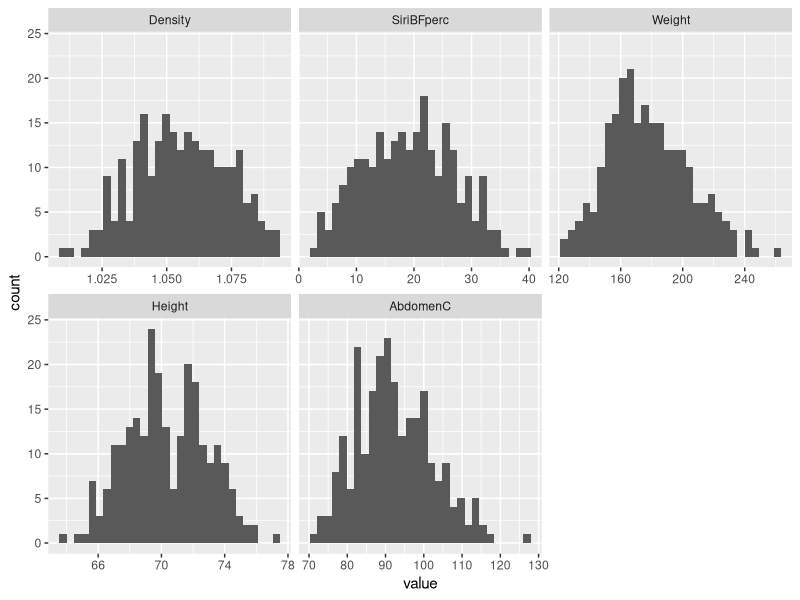
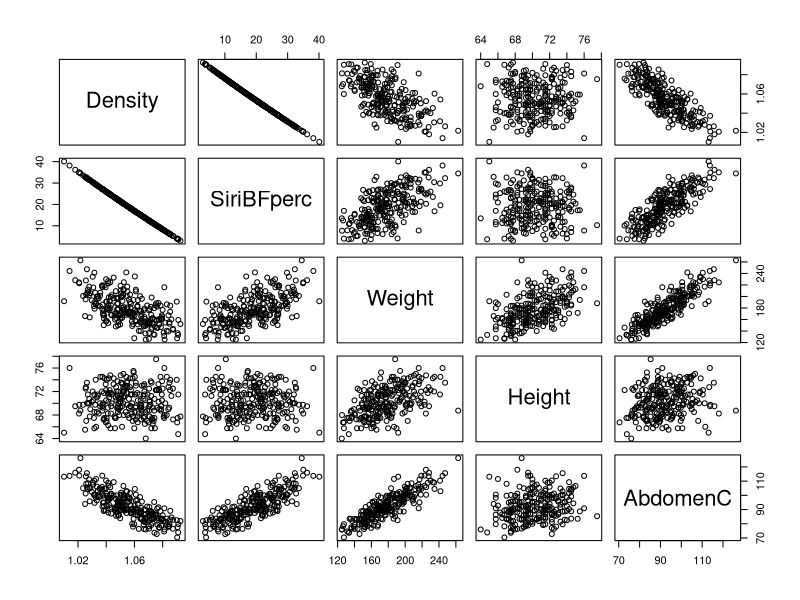

R code for these plots, in order:
####################################################################
#### Setup
####################################################################
## Import needed libraries and data
library(reshape2)
library(ggplot2)
initial_bfp_data=read.table('BODY_FAT.TXT',header=TRUE,sep='\t')

####################################################################
#### Part A
####################################################################
## Recalculate body fat percentage
bfp = (495/initial_bfp_data$Density)-450
bfp[bfp<0] = 0
bfp[bfp>100] = 100
bfp = round(bfp,digits=1)
num_wrong = length(bfp) - sum((bfp == initial_bfp_data$SiriBFperc), na.rm=TRUE)
initial_bfp_data$SiriBFperc <- bfp

## Create new bfp_data subset
bfp_data = subset(initial_bfp_data, select = c(Density,SiriBFperc,Weight,Height,AbdomenC))
bfp_data = subset(bfp_data, bfp_data$Height>50 & bfp_data$SiriBFperc < 41 & bfp_data$SiriBFperc > 2 & bfp_data$Weight < 300)


####################################################################
#### Part B
####################################################################
## Create histograms of all bfp_data
ggplot(data=melt(bfp_data),aes(x = value)) + facet_wrap(~variable,scales = "free_x") + geom_histogram()

## Create xy plots of all bfp_data
plot(bfp_data)

## Generate bfp_data summary and std deviations
summary(bfp_data)
round(sapply(bfp_data, sd), digits=2)

## Perform T-Test
## T = (Xbar - mu)/(S/sqrt(N))


t_bfp = (mean(bfp_data$SiriBFperc) - 20)/(sd(bfp_data$SiriBFperc)/sqrt(length(bfp_data$SiriBFperc)))
t_w = (mean(bfp_data$Weight) - 180)/(sd(bfp_data$Weight)/sqrt(length(bfp_data$Weight)))
p_bfp = 1-pnorm(t_bfp)
p_w = 1-pnorm(t_w)


####################################################################
#### Part C
####################################################################

## Fit linear model between density and weight
lin_fit_w = lm(bfp_data$Density ~ bfp_data$Weight, data = bfp_data)
summary(lin_fit_w)

## Fit linear model between density and height
lin_fit_h = lm(bfp_data$Density ~ bfp_data$Height, data = bfp_data)
summary(lin_fit_h)

## Fit linear model between density and abdomen circumference
lin_fit_a = lm(bfp_data$Density ~ bfp_data$AbdomenC, data = bfp_data)
summary(lin_fit_a)


####################################################################
#### Part
####################################################################
####################################################################
#### Part
####################################################################
####################################################################
#### Part
####################################################################

